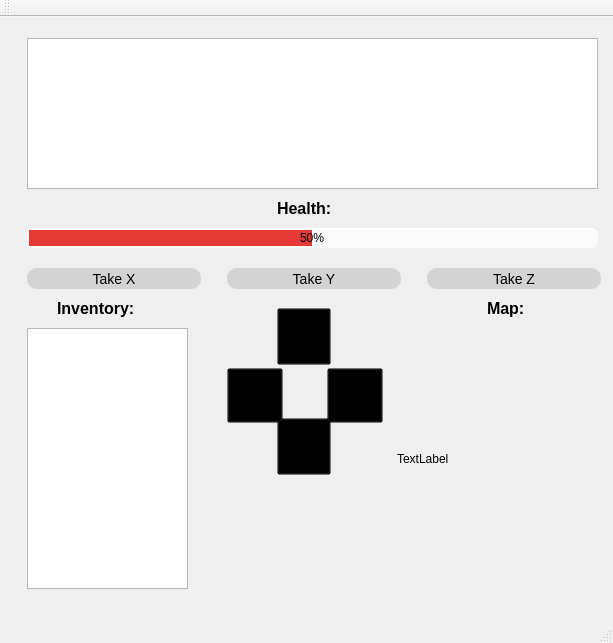
<?xml version="1.0" encoding="UTF-8"?>
<ui version="4.0">
 <class>Zork</class>
 <widget class="QMainWindow" name="Zork">
  <property name="geometry">
   <rect>
    <x>0</x>
    <y>0</y>
    <width>613</width>
    <height>643</height>
   </rect>
  </property>
  <property name="windowTitle">
   <string>Zork</string>
  </property>
  <widget class="QWidget" name="centralWidget">
   <layout class="QFormLayout" name="formLayout">
    <item row="0" column="1">
     <widget class="QStackedWidget" name="stackedWidget">
      <widget class="QWidget" name="stackedWidgetPage1">
       <widget class="QPushButton" name="TakeY">
        <property name="enabled">
         <bool>true</bool>
        </property>
        <property name="geometry">
         <rect>
          <x>210</x>
          <y>240</y>
          <width>174</width>
          <height>21</height>
         </rect>
        </property>
        <property name="cursor">
         <cursorShape>PointingHandCursor</cursorShape>
        </property>
        <property name="styleSheet">
         <string notr="true">background-color: lightgrey;
color:  black;
    border-radius: 10px;
    font: 14px;
    min-width: 10em;
    padding: 2px;</string>
        </property>
        <property name="text">
         <string>Take Y</string>
        </property>
       </widget>
       <widget class="QPushButton" name="TakeX">
        <property name="enabled">
         <bool>true</bool>
        </property>
        <property name="geometry">
         <rect>
          <x>10</x>
          <y>240</y>
          <width>174</width>
          <height>21</height>
         </rect>
        </property>
        <property name="cursor">
         <cursorShape>PointingHandCursor</cursorShape>
        </property>
        <property name="styleSheet">
         <string notr="true">background-color: lightgrey;
color:  black;
    border-radius: 10px;
    font: 14px;
    min-width: 10em;
    padding: 2px;</string>
        </property>
        <property name="text">
         <string>Take X</string>
        </property>
       </widget>
       <widget class="QTextEdit" name="outputText">
        <property name="geometry">
         <rect>
          <x>10</x>
          <y>10</y>
          <width>571</width>
          <height>151</height>
         </rect>
        </property>
        <property name="readOnly">
         <bool>true</bool>
        </property>
       </widget>
       <widget class="QPushButton" name="goNorth">
        <property name="geometry">
         <rect>
          <x>260</x>
          <y>280</y>
          <width>54</width>
          <height>57</height>
         </rect>
        </property>
        <property name="minimumSize">
         <size>
          <width>54</width>
          <height>57</height>
         </size>
        </property>
        <property name="maximumSize">
         <size>
          <width>54</width>
          <height>55</height>
         </size>
        </property>
        <property name="cursor">
         <cursorShape>PointingHandCursor</cursorShape>
        </property>
        <property name="styleSheet">
         <string notr="true">background: transparent;
background-image:url(:/resources/images/arrow-north.png);</string>
        </property>
        <property name="text">
         <string/>
        </property>
       </widget>
       <widget class="QPushButton" name="goSouth">
        <property name="geometry">
         <rect>
          <x>260</x>
          <y>390</y>
          <width>54</width>
          <height>57</height>
         </rect>
        </property>
        <property name="minimumSize">
         <size>
          <width>54</width>
          <height>57</height>
         </size>
        </property>
        <property name="maximumSize">
         <size>
          <width>54</width>
          <height>55</height>
         </size>
        </property>
        <property name="cursor">
         <cursorShape>PointingHandCursor</cursorShape>
        </property>
        <property name="styleSheet">
         <string notr="true">background: transparent;
background-image:url(:/resources/images/arrow-south.png);</string>
        </property>
        <property name="text">
         <string/>
        </property>
       </widget>
       <widget class="QPushButton" name="goEast">
        <property name="geometry">
         <rect>
          <x>310</x>
          <y>340</y>
          <width>56</width>
          <height>55</height>
         </rect>
        </property>
        <property name="minimumSize">
         <size>
          <width>56</width>
          <height>55</height>
         </size>
        </property>
        <property name="maximumSize">
         <size>
          <width>56</width>
          <height>55</height>
         </size>
        </property>
        <property name="cursor">
         <cursorShape>PointingHandCursor</cursorShape>
        </property>
        <property name="styleSheet">
         <string notr="true">background: transparent;
background-image:url(:/resources/images/arrow-east.png);</string>
        </property>
        <property name="text">
         <string/>
        </property>
       </widget>
       <widget class="QPushButton" name="goWest">
        <property name="geometry">
         <rect>
          <x>210</x>
          <y>340</y>
          <width>56</width>
          <height>55</height>
         </rect>
        </property>
        <property name="minimumSize">
         <size>
          <width>56</width>
          <height>55</height>
         </size>
        </property>
        <property name="maximumSize">
         <size>
          <width>56</width>
          <height>55</height>
         </size>
        </property>
        <property name="cursor">
         <cursorShape>PointingHandCursor</cursorShape>
        </property>
        <property name="styleSheet">
         <string notr="true">background: transparent;
background-image:url(:/resources/images/arrow-west.png);</string>
        </property>
        <property name="text">
         <string/>
        </property>
       </widget>
       <widget class="QProgressBar" name="healthBar">
        <property name="geometry">
         <rect>
          <x>10</x>
          <y>200</y>
          <width>571</width>
          <height>20</height>
         </rect>
        </property>
        <property name="minimumSize">
         <size>
          <width>0</width>
          <height>0</height>
         </size>
        </property>
        <property name="palette">
         <palette>
          <active>
           <colorrole role="WindowText">
            <brush brushstyle="SolidPattern">
             <color alpha="255">
              <red>0</red>
              <green>0</green>
              <blue>0</blue>
             </color>
            </brush>
           </colorrole>
           <colorrole role="Button">
            <brush brushstyle="SolidPattern">
             <color alpha="255">
              <red>250</red>
              <green>250</green>
              <blue>250</blue>
             </color>
            </brush>
           </colorrole>
           <colorrole role="Light">
            <brush brushstyle="SolidPattern">
             <color alpha="255">
              <red>255</red>
              <green>94</green>
              <blue>105</blue>
             </color>
            </brush>
           </colorrole>
           <colorrole role="Midlight">
            <brush brushstyle="SolidPattern">
             <color alpha="255">
              <red>244</red>
              <green>47</green>
              <blue>60</blue>
             </color>
            </brush>
           </colorrole>
           <colorrole role="Dark">
            <brush brushstyle="SolidPattern">
             <color alpha="255">
              <red>116</red>
              <green>0</green>
              <blue>7</blue>
             </color>
            </brush>
           </colorrole>
           <colorrole role="Mid">
            <brush brushstyle="SolidPattern">
             <color alpha="255">
              <red>155</red>
              <green>0</green>
              <blue>10</blue>
             </color>
            </brush>
           </colorrole>
           <colorrole role="Text">
            <brush brushstyle="SolidPattern">
             <color alpha="255">
              <red>0</red>
              <green>0</green>
              <blue>0</blue>
             </color>
            </brush>
           </colorrole>
           <colorrole role="BrightText">
            <brush brushstyle="SolidPattern">
             <color alpha="255">
              <red>252</red>
              <green>26</green>
              <blue>20</blue>
             </color>
            </brush>
           </colorrole>
           <colorrole role="ButtonText">
            <brush brushstyle="SolidPattern">
             <color alpha="255">
              <red>0</red>
              <green>0</green>
              <blue>0</blue>
             </color>
            </brush>
           </colorrole>
           <colorrole role="Base">
            <brush brushstyle="SolidPattern">
             <color alpha="255">
              <red>250</red>
              <green>250</green>
              <blue>250</blue>
             </color>
            </brush>
           </colorrole>
           <colorrole role="Window">
            <brush brushstyle="SolidPattern">
             <color alpha="255">
              <red>250</red>
              <green>250</green>
              <blue>250</blue>
             </color>
            </brush>
           </colorrole>
           <colorrole role="Shadow">
            <brush brushstyle="SolidPattern">
             <color alpha="255">
              <red>0</red>
              <green>0</green>
              <blue>0</blue>
             </color>
            </brush>
           </colorrole>
           <colorrole role="AlternateBase">
            <brush brushstyle="SolidPattern">
             <color alpha="255">
              <red>244</red>
              <green>127</green>
              <blue>135</blue>
             </color>
            </brush>
           </colorrole>
           <colorrole role="ToolTipBase">
            <brush brushstyle="SolidPattern">
             <color alpha="255">
              <red>255</red>
              <green>255</green>
              <blue>220</blue>
             </color>
            </brush>
           </colorrole>
           <colorrole role="ToolTipText">
            <brush brushstyle="SolidPattern">
             <color alpha="255">
              <red>0</red>
              <green>0</green>
              <blue>0</blue>
             </color>
            </brush>
           </colorrole>
           <colorrole role="PlaceholderText">
            <brush brushstyle="SolidPattern">
             <color alpha="128">
              <red>0</red>
              <green>0</green>
              <blue>0</blue>
             </color>
            </brush>
           </colorrole>
          </active>
          <inactive>
           <colorrole role="WindowText">
            <brush brushstyle="SolidPattern">
             <color alpha="255">
              <red>0</red>
              <green>0</green>
              <blue>0</blue>
             </color>
            </brush>
           </colorrole>
           <colorrole role="Button">
            <brush brushstyle="SolidPattern">
             <color alpha="255">
              <red>250</red>
              <green>250</green>
              <blue>250</blue>
             </color>
            </brush>
           </colorrole>
           <colorrole role="Light">
            <brush brushstyle="SolidPattern">
             <color alpha="255">
              <red>255</red>
              <green>94</green>
              <blue>105</blue>
             </color>
            </brush>
           </colorrole>
           <colorrole role="Midlight">
            <brush brushstyle="SolidPattern">
             <color alpha="255">
              <red>244</red>
              <green>47</green>
              <blue>60</blue>
             </color>
            </brush>
           </colorrole>
           <colorrole role="Dark">
            <brush brushstyle="SolidPattern">
             <color alpha="255">
              <red>116</red>
              <green>0</green>
              <blue>7</blue>
             </color>
            </brush>
           </colorrole>
           <colorrole role="Mid">
            <brush brushstyle="SolidPattern">
             <color alpha="255">
              <red>155</red>
              <green>0</green>
              <blue>10</blue>
             </color>
            </brush>
           </colorrole>
           <colorrole role="Text">
            <brush brushstyle="SolidPattern">
             <color alpha="255">
              <red>0</red>
              <green>0</green>
              <blue>0</blue>
             </color>
            </brush>
           </colorrole>
           <colorrole role="BrightText">
            <brush brushstyle="SolidPattern">
             <color alpha="255">
              <red>252</red>
              <green>26</green>
              <blue>20</blue>
             </color>
            </brush>
           </colorrole>
           <colorrole role="ButtonText">
            <brush brushstyle="SolidPattern">
             <color alpha="255">
              <red>0</red>
              <green>0</green>
              <blue>0</blue>
             </color>
            </brush>
           </colorrole>
           <colorrole role="Base">
            <brush brushstyle="SolidPattern">
             <color alpha="255">
              <red>250</red>
              <green>250</green>
              <blue>250</blue>
             </color>
            </brush>
           </colorrole>
           <colorrole role="Window">
            <brush brushstyle="SolidPattern">
             <color alpha="255">
              <red>250</red>
              <green>250</green>
              <blue>250</blue>
             </color>
            </brush>
           </colorrole>
           <colorrole role="Shadow">
            <brush brushstyle="SolidPattern">
             <color alpha="255">
              <red>0</red>
              <green>0</green>
              <blue>0</blue>
             </color>
            </brush>
           </colorrole>
           <colorrole role="AlternateBase">
            <brush brushstyle="SolidPattern">
             <color alpha="255">
              <red>244</red>
              <green>127</green>
              <blue>135</blue>
             </color>
            </brush>
           </colorrole>
           <colorrole role="ToolTipBase">
            <brush brushstyle="SolidPattern">
             <color alpha="255">
              <red>255</red>
              <green>255</green>
              <blue>220</blue>
             </color>
            </brush>
           </colorrole>
           <colorrole role="ToolTipText">
            <brush brushstyle="SolidPattern">
             <color alpha="255">
              <red>0</red>
              <green>0</green>
              <blue>0</blue>
             </color>
            </brush>
           </colorrole>
           <colorrole role="PlaceholderText">
            <brush brushstyle="SolidPattern">
             <color alpha="128">
              <red>0</red>
              <green>0</green>
              <blue>0</blue>
             </color>
            </brush>
           </colorrole>
          </inactive>
          <disabled>
           <colorrole role="WindowText">
            <brush brushstyle="SolidPattern">
             <color alpha="255">
              <red>0</red>
              <green>0</green>
              <blue>0</blue>
             </color>
            </brush>
           </colorrole>
           <colorrole role="Button">
            <brush brushstyle="SolidPattern">
             <color alpha="255">
              <red>250</red>
              <green>250</green>
              <blue>250</blue>
             </color>
            </brush>
           </colorrole>
           <colorrole role="Light">
            <brush brushstyle="SolidPattern">
             <color alpha="255">
              <red>255</red>
              <green>94</green>
              <blue>105</blue>
             </color>
            </brush>
           </colorrole>
           <colorrole role="Midlight">
            <brush brushstyle="SolidPattern">
             <color alpha="255">
              <red>244</red>
              <green>47</green>
              <blue>60</blue>
             </color>
            </brush>
           </colorrole>
           <colorrole role="Dark">
            <brush brushstyle="SolidPattern">
             <color alpha="255">
              <red>116</red>
              <green>0</green>
              <blue>7</blue>
             </color>
            </brush>
           </colorrole>
           <colorrole role="Mid">
            <brush brushstyle="SolidPattern">
             <color alpha="255">
              <red>155</red>
              <green>0</green>
              <blue>10</blue>
             </color>
            </brush>
           </colorrole>
           <colorrole role="Text">
            <brush brushstyle="SolidPattern">
             <color alpha="255">
              <red>0</red>
              <green>0</green>
              <blue>0</blue>
             </color>
            </brush>
           </colorrole>
           <colorrole role="BrightText">
            <brush brushstyle="SolidPattern">
             <color alpha="255">
              <red>252</red>
              <green>26</green>
              <blue>20</blue>
             </color>
            </brush>
           </colorrole>
           <colorrole role="ButtonText">
            <brush brushstyle="SolidPattern">
             <color alpha="255">
              <red>0</red>
              <green>0</green>
              <blue>0</blue>
             </color>
            </brush>
           </colorrole>
           <colorrole role="Base">
            <brush brushstyle="SolidPattern">
             <color alpha="255">
              <red>250</red>
              <green>250</green>
              <blue>250</blue>
             </color>
            </brush>
           </colorrole>
           <colorrole role="Window">
            <brush brushstyle="SolidPattern">
             <color alpha="255">
              <red>250</red>
              <green>250</green>
              <blue>250</blue>
             </color>
            </brush>
           </colorrole>
           <colorrole role="Shadow">
            <brush brushstyle="SolidPattern">
             <color alpha="255">
              <red>0</red>
              <green>0</green>
              <blue>0</blue>
             </color>
            </brush>
           </colorrole>
           <colorrole role="AlternateBase">
            <brush brushstyle="SolidPattern">
             <color alpha="255">
              <red>233</red>
              <green>0</green>
              <blue>15</blue>
             </color>
            </brush>
           </colorrole>
           <colorrole role="ToolTipBase">
            <brush brushstyle="SolidPattern">
             <color alpha="255">
              <red>255</red>
              <green>255</green>
              <blue>220</blue>
             </color>
            </brush>
           </colorrole>
           <colorrole role="ToolTipText">
            <brush brushstyle="SolidPattern">
             <color alpha="255">
              <red>0</red>
              <green>0</green>
              <blue>0</blue>
             </color>
            </brush>
           </colorrole>
           <colorrole role="PlaceholderText">
            <brush brushstyle="SolidPattern">
             <color alpha="128">
              <red>0</red>
              <green>0</green>
              <blue>0</blue>
             </color>
            </brush>
           </colorrole>
          </disabled>
         </palette>
        </property>
        <property name="styleSheet">
         <string notr="true">QProgressBar {
                           background-color: #FAFAFA;
                           color: #000;
                           border-style: outset;
                           border-width: 2px;
                           border-color: #FAFAFA;
                           border-radius: 7px;
						text-align: center;
}

QProgressBar::chunk { 
                           background-color: #E53935; 
}</string>
        </property>
        <property name="value">
         <number>50</number>
        </property>
        <property name="orientation">
         <enum>Qt::Horizontal</enum>
        </property>
       </widget>
       <widget class="QLabel" name="label">
        <property name="geometry">
         <rect>
          <x>260</x>
          <y>170</y>
          <width>71</width>
          <height>21</height>
         </rect>
        </property>
        <property name="font">
         <font>
          <pointsize>12</pointsize>
          <weight>75</weight>
          <bold>true</bold>
         </font>
        </property>
        <property name="text">
         <string>Health:</string>
        </property>
       </widget>
       <widget class="QPushButton" name="TakeZ">
        <property name="enabled">
         <bool>true</bool>
        </property>
        <property name="geometry">
         <rect>
          <x>410</x>
          <y>240</y>
          <width>174</width>
          <height>21</height>
         </rect>
        </property>
        <property name="cursor">
         <cursorShape>PointingHandCursor</cursorShape>
        </property>
        <property name="styleSheet">
         <string notr="true">background-color: lightgrey;
color:  black;
    border-radius: 10px;
    font: 14px;
    min-width: 10em;
    padding: 2px;</string>
        </property>
        <property name="text">
         <string>Take Z</string>
        </property>
       </widget>
       <widget class="QTextEdit" name="outputText_inventory">
        <property name="geometry">
         <rect>
          <x>10</x>
          <y>300</y>
          <width>161</width>
          <height>261</height>
         </rect>
        </property>
        <property name="readOnly">
         <bool>true</bool>
        </property>
       </widget>
       <widget class="QLabel" name="label_2">
        <property name="geometry">
         <rect>
          <x>40</x>
          <y>270</y>
          <width>91</width>
          <height>21</height>
         </rect>
        </property>
        <property name="font">
         <font>
          <pointsize>12</pointsize>
          <weight>75</weight>
          <bold>true</bold>
         </font>
        </property>
        <property name="text">
         <string>Inventory:</string>
        </property>
       </widget>
       <widget class="QLabel" name="label_3">
        <property name="geometry">
         <rect>
          <x>470</x>
          <y>270</y>
          <width>41</width>
          <height>21</height>
         </rect>
        </property>
        <property name="font">
         <font>
          <pointsize>12</pointsize>
          <weight>75</weight>
          <bold>true</bold>
         </font>
        </property>
        <property name="text">
         <string>Map:</string>
        </property>
       </widget>
       <widget class="QLabel" name="label_4">
        <property name="geometry">
         <rect>
          <x>380</x>
          <y>290</y>
          <width>211</width>
          <height>281</height>
         </rect>
        </property>
        <property name="text">
         <string>TextLabel</string>
        </property>
       </widget>
       <zorder>TakeY</zorder>
       <zorder>TakeX</zorder>
       <zorder>outputText</zorder>
       <zorder>healthBar</zorder>
       <zorder>label</zorder>
       <zorder>TakeZ</zorder>
       <zorder>goSouth</zorder>
       <zorder>goEast</zorder>
       <zorder>goWest</zorder>
       <zorder>outputText_inventory</zorder>
       <zorder>goNorth</zorder>
       <zorder>label_2</zorder>
       <zorder>label_3</zorder>
       <zorder>label_4</zorder>
      </widget>
     </widget>
    </item>
   </layout>
  </widget>
  <widget class="QMenuBar" name="menuBar">
   <property name="geometry">
    <rect>
     <x>0</x>
     <y>0</y>
     <width>613</width>
     <height>21</height>
    </rect>
   </property>
  </widget>
  <widget class="QToolBar" name="mainToolBar">
   <attribute name="toolBarArea">
    <enum>TopToolBarArea</enum>
   </attribute>
   <attribute name="toolBarBreak">
    <bool>false</bool>
   </attribute>
  </widget>
  <widget class="QStatusBar" name="statusBar"/>
 </widget>
 <layoutdefault spacing="6" margin="11"/>
 <resources/>
 <connections/>
</ui>
